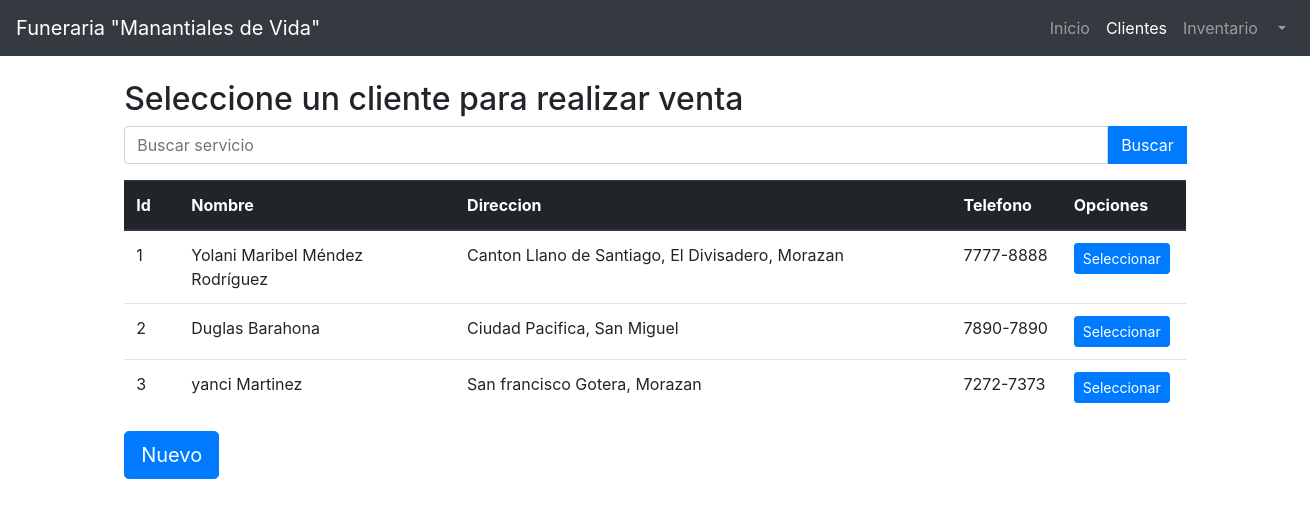
Before: /modulos/ventas/index.php with the older database file.
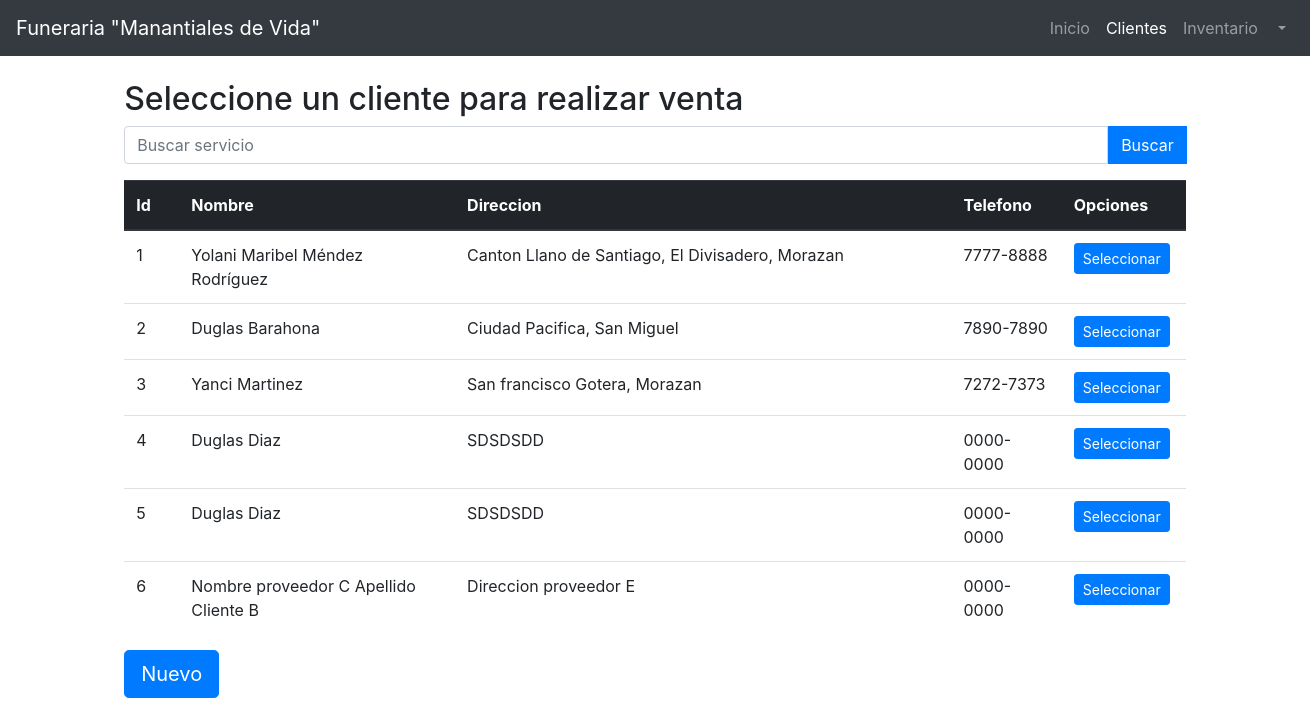
After: the same page with the newer database file.
### tables this page shows
CREATE TABLE `tblclientes` (
  `idcliente` int(11) NOT NULL,
  `nombre_cliente` varchar(45) NOT NULL,
  `apellidos_cliente` varchar(45) NOT NULL,
  `direccion_cliente` varchar(100) NOT NULL,
  `tel_cliente` varchar(10) NOT NULL,
  `fecha_ingreso_cliente` date NOT NULL,
  `idusuario` int(11) NOT NULL
);

### modulos/ventas/index.php (called while the page is built, shortened)
<?php
  require_once('../../config/sql.php');
  if(!isset($_POST['buscar']) and (!isset($_POST['guardar'])) or isset($_POST['guardar'])){
    $SQL->conect();
    $clientes = $SQL->select("SELECT * FROM tblclientes");
  }
  require_once('../../views/ventas/index.view.php');
?>

### config/sql.php (called while the page is built, shortened)
<?php
class Sql
{
  private $dbname = 'funerariadb';
  private $host = 'localhost';
  private $user = 'root';
  private $pass = '';
  private $conexion = null;
  function conect(){
    try {
      $this->conexion = new PDO('mysql:host='.$this->host.';dbname='.$this->dbname, $this->user,$this->pass);
      return $this->conexion;
    } catch (PDOException $e) {
      echo "Error al conectar con la base de datos";
      return false;
    }
  }
  function select($consulta){
    $stmt = $this->conexion->prepare($consulta);
    $stmt->execute();
    $resultados = $stmt->fetchAll();
    if (empty($resultados)) {
      return false;
    }else {
      return $resultados;
    }
  }
  function close(){
    $this->conexion = null;
  }
}
$SQL = new Sql;
?>

### views/ventas/index.view.php (the view, shortened to what this page needs)
<!DOCTYPE html>
<html lang="es">
<head>
  <link rel="stylesheet" href="../../css/bootstrap.min.css">
</head>
<body>
  <div class="container-fluid">
    <header class="row">
        <div class="navbar navbar-expand navbar-dark bg-dark col-md-12">
            <a href="#" class="navbar-brand">Funeraria "Manantiales de Vida"</a>
            <ul class="navbar-nav ml-auto">
                <li class="nav-item">
                    <a href="../../index.php" class="nav-link">Inicio</a>
                </li>
                <li class="nav-item active">
                    <a href="index.php" class="nav-link">Clientes</a>
                </li>
                <li class="nav-item">
                    <a href="../inventario/index.php" class="nav-link">Inventario</a>
                </li>
                <li class="nav-item dropdown">
                    <a href="#" class="nav-link dropdown-toggle" id="navbarDropdown" role="botton" data-toggle="dropdown">
                        <?php echo $_SESSION['usuario']['nombre']?>                        </a>
                </li>
            </ul>
        </div>
    </header>
    <div class="row">
      <header class="caja offset-1 col-md-12">
        <br>
        <h2>Seleccione un cliente para realizar venta</h2>
      </header>
    </div>
    <div class="row justify-content-center">
      <div class="col-md-10 mb-3">
        <form  action="<?php echo $_SERVER['PHP_SELF'] ?>" method="post">
          <div class="input-group">
            <input type="text" class="form-control" name="busqueda" placeholder="Buscar servicio" aria-describedby="inputGroupPrepend" required>
            <div class="input-group-prepend">
              <input type="submit" name="buscar" value="Buscar" class="btn btn-primary">
            </div>
          </div>
        </form>
      </div>
    </div>
    <div class="row justify-content-center">
      <div class="col-md-10">
        <table class="table">
          <thead class="thead-dark">
            <tr>
              <th>Id</th>
              <th>Nombre</th>
              <th>Direccion</th>
              <th>Telefono</th>
              <th>Opciones</th>
            </tr>
          </thead>
          <tbody>
            <?php if ($clientes != ""): ?>
              <?php foreach ($clientes as $key => $cliente): ?>
                <tr>
                  <td width="5%"><?php echo $cliente['idcliente'] ?></td>
                  <td width="25%"><?php echo $cliente['nombre_cliente']." ".$cliente['apellidos_cliente']?></td>
                  <td width="45%" ><?php echo $cliente['direccion_cliente'] ?></td>
                  <td width="10%"><?php echo $cliente['tel_cliente'] ?></td>
                  <td width="10%"><a href="producto.php?id=<?php echo $cliente['idcliente'] ?>" class="btn btn-primary btn-sm">Seleccionar</a></td>
                </tr>
              <?php endforeach; ?>
            <?php endif; ?>
          </tbody>
        </table>
        <button type="button" class="btn btn-primary btn-lg" data-toggle="modal" data-target="#nuevo" name="button"> Nuevo </button>
      </div>
    </div>
    <div class="row">
      <div class="col-md-12">
      </div>
    </div>
  </div>
</body>
</html>

Changed rows visible on the page:
changed tblclientes "Martinez": nombre_cliente "yanci" → "Yanci"
added tblclientes: idcliente "4", nombre_cliente "Duglas", apellidos_cliente "Diaz", direccion_cliente "SDSDSDD", tel_cliente "0000-0000"
added tblclientes: idcliente "5", nombre_cliente "Duglas", apellidos_cliente "Diaz", direccion_cliente "SDSDSDD", tel_cliente "0000-0000"
added tblclientes: idcliente "6", nombre_cliente "Nombre proveedor C", apellidos_cliente "Apellido Cliente B", direccion_cliente "Direccion proveedor E", tel_cliente "0000-0000"
